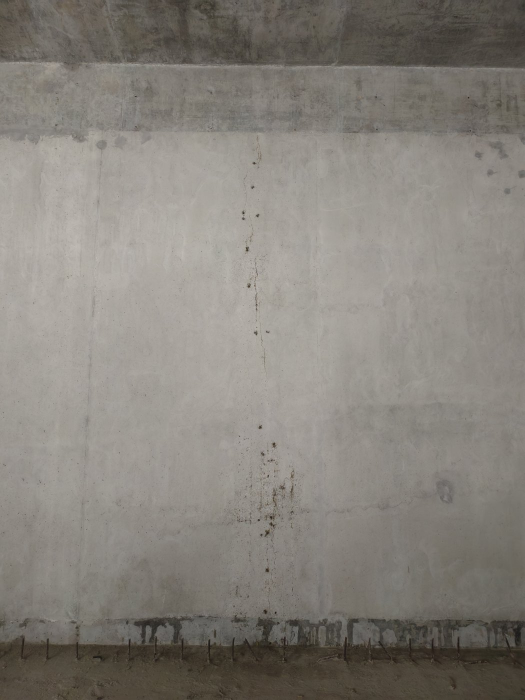
#> input picture AI_QC_Human_Delivery_20260525/gallery_assets/field-qc-0005_original.jpg, 1050 x 1400 px (shown at 1/2 size); its folder holds only this picture in this run
$ python -i rebar_material_counter.py   (imports and definitions only)
#> lines starting #> are read from the running program, lines starting #| are printed output that depends on the picture; after the words box and inside, x2 and y2 are one past the last pixel; in counts of white or black regions, pixels touching at a corner belong together
"""Prototype endpoint-visible rebar material counting for field QC."""

from __future__ import annotations

import csv
import json
from dataclasses import asdict, dataclass
from pathlib import Path
from typing import Mapping, Sequence

import numpy as np
from PIL import Image, ImageDraw, ImageFilter, ImageOps

from data_factory.field_qc_inventory import REBAR_MATERIAL_COUNTING


MAX_ANALYSIS_DIMENSION = 1400


@dataclass(frozen=True)
class BarEndDetection:
    index: int
    center_x: float
    center_y: float
    radius: float
    confidence: float
    bbox: tuple[int, int, int, int]


@dataclass(frozen=True)
class MaterialCountResult:
    media_id: str
    file_name: str
    analysis_status: str
    detected_count: int
    confidence: float
    human_review_state: str
    review_flags: list[str]
    annotated_image_path: str
    detections: list[BarEndDetection]


@dataclass(frozen=True)
class MaterialCountingOutputPaths:
    report_csv: Path
    report_json: Path
    summary_md: Path


# [74 lines left out: function analyze_material_count_image, not called in this run]


def detect_bar_end_candidates(image_path: Path) -> list[BarEndDetection]:
    image, scale = _load_analysis_image(image_path)
#> in _load_analysis_image, source is the input picture: PIL image 1050x1400 RGB; mean R, G, B 134, 129.4, 122.6
#> scale = 1
    dense_candidates = _dense_endpoint_response_candidates(image, scale)
    mask = _rust_endpoint_mask(image)
    components = _connected_components(mask)
    detections: list[BarEndDetection] = []

    image_height, image_width = mask.shape
    image_area = image_width * image_height
    min_area = max(35, int(image_area * 0.00008))
    max_area = max(900, int(image_area * 0.01))
    max_component_side = max(40, int(min(image_width, image_height) * 0.12))

    for component in components:
        area = component["area"]
        min_x, min_y, max_x, max_y = component["bbox"]
        width = max_x - min_x + 1
        height = max_y - min_y + 1
        if area < min_area or area > max_area:
            continue
        if width < 6 or height < 6 or width > max_component_side or height > max_component_side:
            continue
        aspect = width / height
        if aspect < 0.45 or aspect > 2.2:
            continue
        fill_ratio = area / (width * height)
        if fill_ratio < 0.28:
            continue

        aspect_score = 1.0 - min(abs(1.0 - aspect), 1.0)
        confidence = round(min(0.99, 0.45 + fill_ratio * 0.35 + aspect_score * 0.2), 3)
        center_x = component["sum_x"] / area / scale
        center_y = component["sum_y"] / area / scale
        radius = max(width, height) / 2 / scale
        original_bbox = (
            int(round(min_x / scale)),
            int(round(min_y / scale)),
            int(round(max_x / scale)),
            int(round(max_y / scale)),
        )
        detections.append(
            BarEndDetection(
                index=0,
                center_x=round(center_x, 2),
                center_y=round(center_y, 2),
                radius=round(radius, 2),
                confidence=confidence,
                bbox=original_bbox,
            )
        )

    detections = _keep_largest_spatial_cluster(detections)
    if len(dense_candidates) >= max(20, len(detections) * 3):
        detections = dense_candidates
    detections.sort(key=lambda detection: (detection.center_y, detection.center_x))
    return [
        BarEndDetection(
            index=index,
            center_x=detection.center_x,
            center_y=detection.center_y,
            radius=detection.radius,
            confidence=detection.confidence,
            bbox=detection.bbox,
        )
        for index, detection in enumerate(detections, start=1)
    ]


def _dense_endpoint_response_candidates(image: Image.Image, scale: float) -> list[BarEndDetection]:
    """Detect crowded endpoint faces by smoothed rust-color response.

    The first prototype used connected rust-color components. On field-qc-0026
    adjacent rusty end faces merge into large components, so it under-counted.
    This detector finds local maxima in a blurred endpoint-color response and is
    intentionally marked for human review when the result is dense.
    """
#> called with scale = 1

    array = np.asarray(image).astype(np.float32)
    red = array[:, :, 0]
    green = array[:, :, 1]
    blue = array[:, :, 2]
    score = np.minimum.reduce(
        [
            (red - 70) / 110,
            (green - 35) / 90,
            (150 - blue) / 120,
            (red - blue) / 110,
            (green - blue + 10) / 90,
        ]
    )
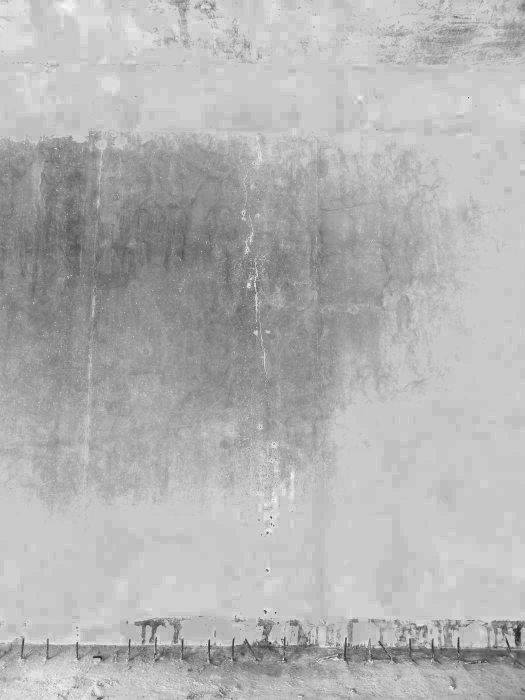
#> score: shape (1400, 1050) float32 (shown at 1/2 size); min -0.491, max 0.255, mean 0.0358; drawn with min black and max white
    score = np.clip(score, 0, 1)
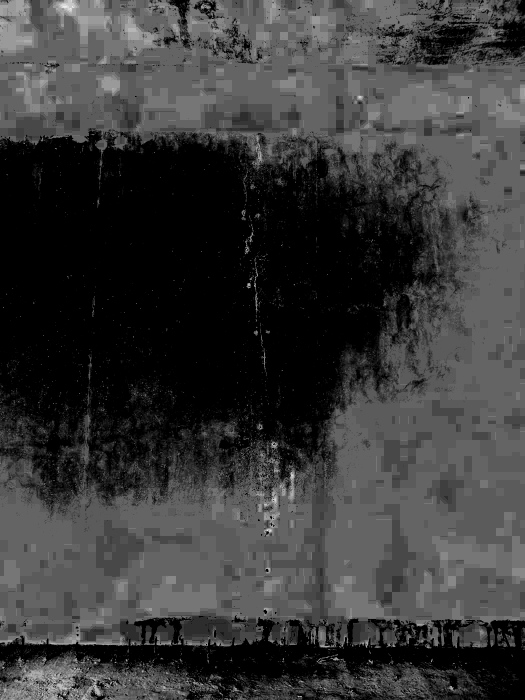
#> score: shape (1400, 1050) float32 (shown at 1/2 size); min 0, max 0.255, mean 0.0577; drawn with min black and max white
    score *= np.clip((green - 35) / 70, 0, 1)
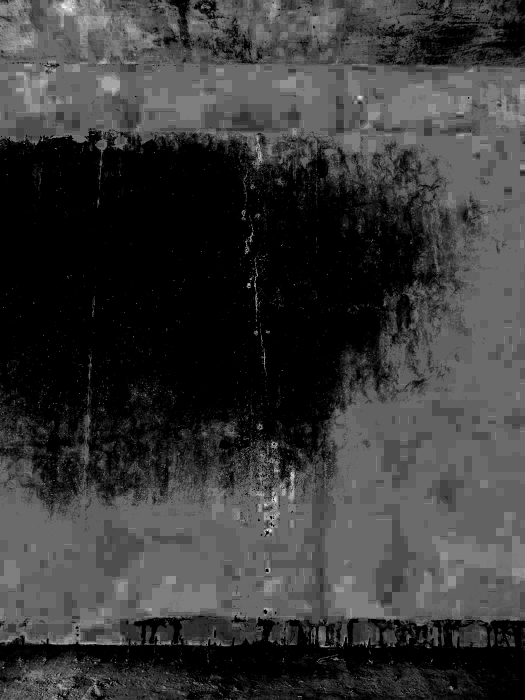
#> score: shape (1400, 1050) float32 (shown at 1/2 size); 16.47% of pixels changed, all inside (x1, y1, x2, y2) = (0, 0, 1050, 1400); drawn with min black and max white

    height, width = score.shape
#> height = 1400; width = 1050
    roi = np.zeros_like(score, dtype=bool)
    roi[int(height * 0.10) : int(height * 0.80), int(width * 0.08) : int(width * 0.92)] = True
    score *= roi
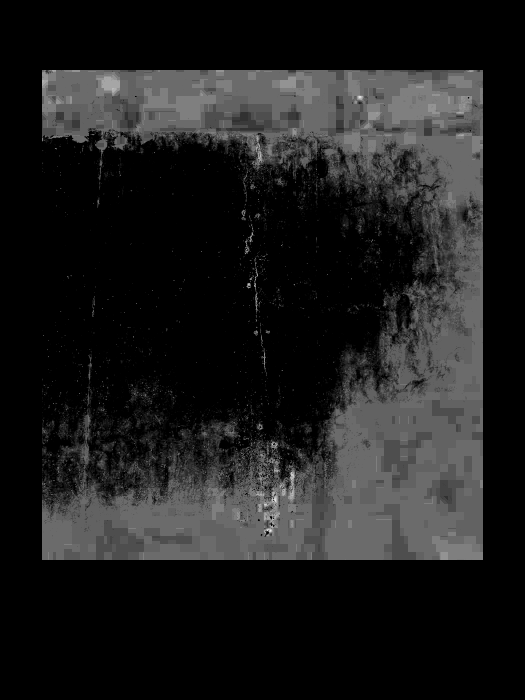
#> score: shape (1400, 1050) float32 (shown at 1/2 size); min 0, max 0.236, mean 0.0274; drawn with min black and max white

    blur_radius = max(4, int(min(width, height) * 0.012))
#> blur_radius = 12
    response_image = Image.fromarray(np.uint8(score * 255)).filter(ImageFilter.GaussianBlur(radius=blur_radius))
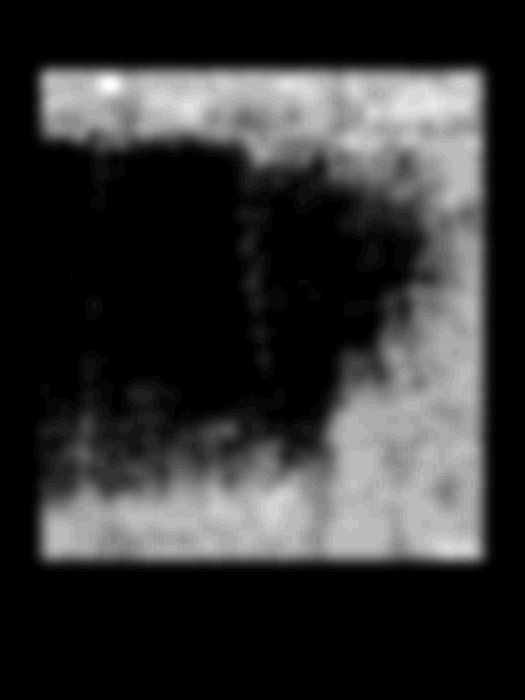
#> response_image: PIL image 1050x1400 L (shown at 1/2 size); min 0, max 34, mean 6.8; drawn with min black and max white
    response = np.asarray(response_image).astype(np.float32)

    threshold = 100
    min_distance = max(18, int(min(width, height) * 0.052))
#> min_distance = 54
    raw_candidates = [
        (float(response[y, x]), int(x), int(y))
        for y, x in np.argwhere(response > threshold)
    ]
#> raw_candidates = []
    raw_candidates.sort(reverse=True)

    selected: list[tuple[float, int, int]] = []
    for value, x, y in raw_candidates:
        if any((x - existing_x) ** 2 + (y - existing_y) ** 2 < min_distance**2 for _, existing_x, existing_y in selected):
            continue
        selected.append((value, x, y))
#> this loop made 0 passes
#> after the loop, selected = []

    radius = max(8, int(min_distance * 0.42))
#> radius = 22
    detections: list[BarEndDetection] = []
    for value, x, y in selected:
        original_x = x / scale
        original_y = y / scale
        original_radius = radius / scale
        bbox = (
            int(round((x - radius) / scale)),
            int(round((y - radius) / scale)),
            int(round((x + radius) / scale)),
            int(round((y + radius) / scale)),
        )
        detections.append(
            BarEndDetection(
                index=0,
                center_x=round(original_x, 2),
                center_y=round(original_y, 2),
                radius=round(original_radius, 2),
                confidence=round(min(0.95, 0.52 + (value / 255) * 0.38), 3),
                bbox=bbox,
            )
        )
#> after the loop, detections = []
    return detections


# [35 lines left out: function run_material_counting_demo, not called in this run]


def _load_analysis_image(image_path: Path) -> tuple[Image.Image, float]:
    with Image.open(image_path) as source:
        source = ImageOps.exif_transpose(source).convert("RGB")
        width, height = source.size
        scale = min(1.0, MAX_ANALYSIS_DIMENSION / max(width, height))
        if scale < 1.0:
            source = source.resize((int(width * scale), int(height * scale)), Image.Resampling.BILINEAR)
        return source, scale


# [12 lines left out: function _count_plausibility_flags, not called in this run]


def _rust_endpoint_mask(image: Image.Image) -> np.ndarray:
    array = np.asarray(image).astype(np.int16)
    red = array[:, :, 0]
    green = array[:, :, 1]
    blue = array[:, :, 2]
    mask = (
        (red > 70)
        & (green > 35)
        & (blue < 145)
        & ((red - blue) > 30)
        & ((green - blue) > 5)
        & (red >= green)
        & ((green * 100) >= (red * 38))
    )
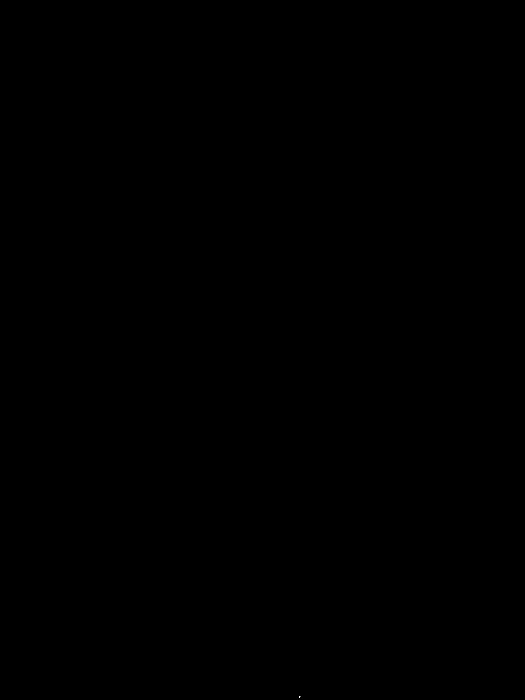
#> mask: shape (1400, 1050) bool (shown at 1/2 size); 0% white in thin lines or dots, all inside (x1, y1, x2, y2) = (598, 1393, 601, 1396)
    image_mask = Image.fromarray(mask.astype(np.uint8) * 255)
    image_mask = image_mask.filter(ImageFilter.MinFilter(3)).filter(ImageFilter.MaxFilter(3))
#> image_mask: PIL image 1050x1400 L; every value is 0
    return np.asarray(image_mask) > 0


def _connected_components(mask: np.ndarray) -> list[dict[str, int | tuple[int, int, int, int]]]:
    height, width = mask.shape
#> height = 1400; width = 1050
    visited = np.zeros(mask.shape, dtype=bool)
    components: list[dict[str, int | tuple[int, int, int, int]]] = []
    for start_y, start_x in zip(*np.where(mask)):
        if visited[start_y, start_x]:
            continue
        stack = [(int(start_x), int(start_y))]
        visited[start_y, start_x] = True
        area = 0
        sum_x = 0
        sum_y = 0
        min_x = max_x = int(start_x)
        min_y = max_y = int(start_y)

        while stack:
            x, y = stack.pop()
            area += 1
            sum_x += x
            sum_y += y
            min_x = min(min_x, x)
            max_x = max(max_x, x)
            min_y = min(min_y, y)
            max_y = max(max_y, y)
            for next_y in range(max(0, y - 1), min(height, y + 2)):
                for next_x in range(max(0, x - 1), min(width, x + 2)):
                    if visited[next_y, next_x] or not mask[next_y, next_x]:
                        continue
                    visited[next_y, next_x] = True
                    stack.append((next_x, next_y))

        components.append(
            {
                "area": area,
                "sum_x": sum_x,
                "sum_y": sum_y,
                "bbox": (min_x, min_y, max_x, max_y),
            }
        )
#> after the loop, components = []
    return components


def _keep_largest_spatial_cluster(detections: Sequence[BarEndDetection]) -> list[BarEndDetection]:
    if len(detections) <= 2:
        return list(detections)

    median_radius = float(np.median([detection.radius for detection in detections]))
    neighbor_distance = max(45.0, median_radius * 4.0)
    remaining = set(range(len(detections)))
    clusters: list[list[int]] = []

    while remaining:
        start = remaining.pop()
        cluster = [start]
        stack = [start]
        while stack:
            current = stack.pop()
            current_detection = detections[current]
            for candidate in list(remaining):
                candidate_detection = detections[candidate]
                distance = (
                    (current_detection.center_x - candidate_detection.center_x) ** 2
                    + (current_detection.center_y - candidate_detection.center_y) ** 2
                ) ** 0.5
                if distance <= neighbor_distance:
                    remaining.remove(candidate)
                    cluster.append(candidate)
                    stack.append(candidate)
        clusters.append(cluster)

    largest_cluster = max(clusters, key=len)
    if len(largest_cluster) < 3:
        return list(detections)
    return [detections[index] for index in largest_cluster]


# [25 lines left out: function _write_annotated_image, not called in this run]


def _read_manifest_rows(manifest_csv: Path) -> list[dict[str, str]]:
    with Path(manifest_csv).open("r", encoding="utf-8-sig", newline="") as handle:
        return list(csv.DictReader(handle))


def _split_semicolon(value: str) -> list[str]:
    return [part for part in value.split(";") if part]


# [77 lines left out: functions _result_csv_row, _result_json_row, _write_csv, _build_summary, _dedupe, not called in this run]

>>> result = detect_bar_end_candidates('../AI_QC_Human_Delivery_20260525/gallery_assets/field-qc-0005_original.jpg')
#> result = []

$ run again, on AI_QC_Human_Delivery_20260525/gallery_assets/field-qc-0008_original.jpg
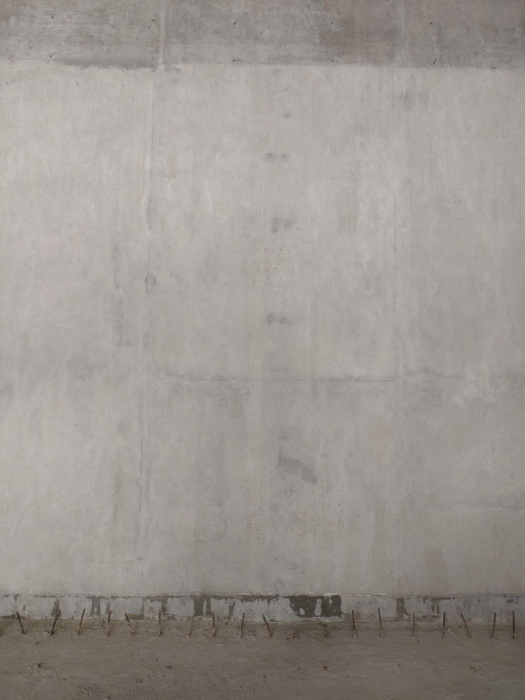
#> input picture AI_QC_Human_Delivery_20260525/gallery_assets/field-qc-0008_original.jpg, 1050 x 1400 px (shown at 1/2 size)
#> in _load_analysis_image, source is the input picture: PIL image 1050x1400 RGB; mean R, G, B 155.2, 149.7, 144.7
#> in detect_bar_end_candidates, `image, scale = _load_analysis_image(image_path)`: scale = 1
#> in _dense_endpoint_response_candidates, `score *= np.clip((green - 35) / 70, 0, 1)`:
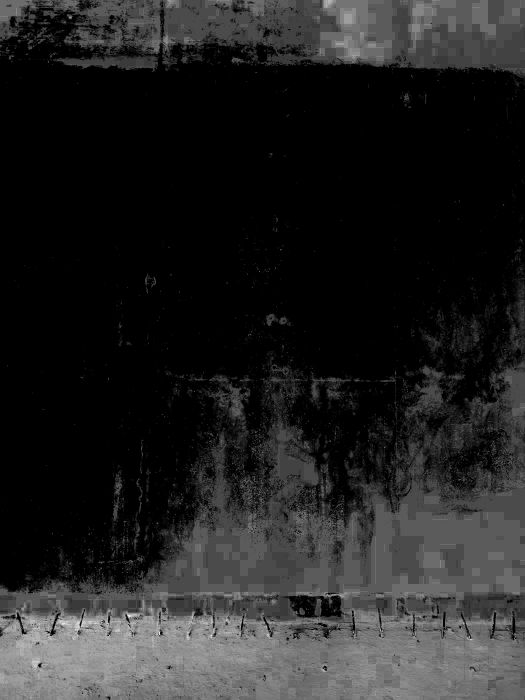
#> score: shape (1400, 1050) float32 (shown at 1/2 size); min 0, max 0.278, mean 0.0385; drawn with min black and max white
#> in _dense_endpoint_response_candidates, `response_image = Image.fromarray(np.uint8(score * 255)).filter(ImageFi..`:
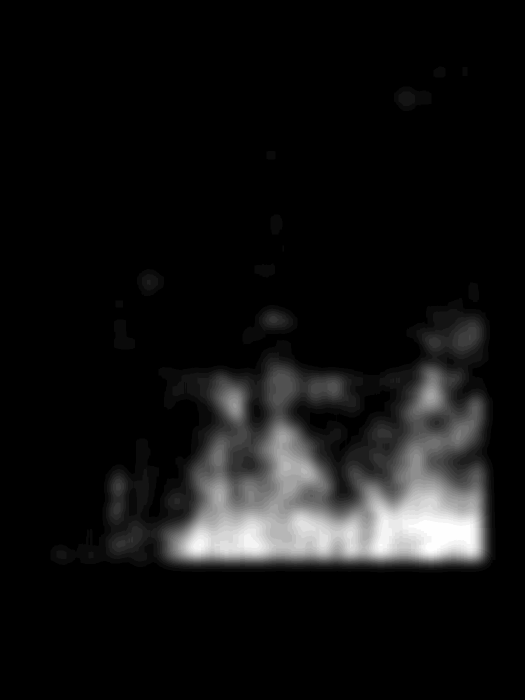
#> response_image: PIL image 1050x1400 L (shown at 1/2 size); min 0, max 25, mean 1.8; drawn with min black and max white
#> raw_candidates = []
#> mask: shape (1400, 1050) bool; 0.01% white; 7 white regions (4 under 20 px), largest, box (x1, y1, x2, y2) and area: (424, 1267, 431, 1276) 48, (538, 1268, 544, 1275) 33, (260, 1231, 272, 1235) 26
#> the loop in _connected_components, `for start_y, start_x in zip(*np.where(mask)):` made 93 passes
#> (start_y, start_x) on passes 2, 3, 5, 6, 7, 8, 9, 10: (1264, 318), (1264, 319), (1265, 215), (1265, 216), (1265, 217), (1265, 316), (1265, 317), (1265, 318)
#> after the loop in _connected_components, `for start_y, start_x in zip(*np.where(mask)):`: components = 4 items
#> the loop in detect_bar_end_candidates, `for component in components:` made 4 passes
#> (area, min_x, min_y, max_x, max_y, width, height) on pass 3: (48, 424, 1267, 430, 1275, 7, 9)
#> after the loop in detect_bar_end_candidates, `for component in components:`: detections = []
